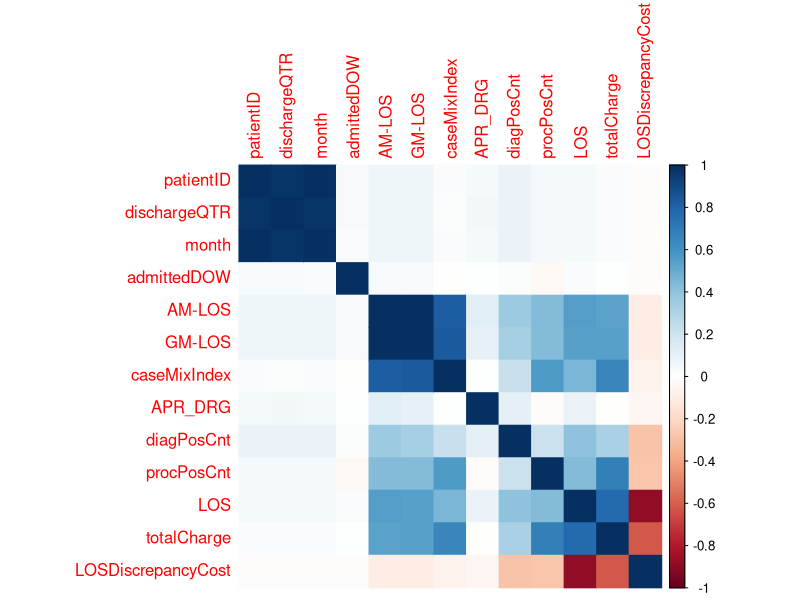

This chart was generated by the following R code:
library(dplyr)
library(tidyr)
library(ggplot2)
library(readr)
library(car)
library(corrplot)

# Load the data
df_los <- read_csv('./data/los_cleaned.csv')

# Trim spaces in column names
colnames(df_los) <- trimws(colnames(df_los))
print(colnames(df_los))

# Display first few rows
head(df_los)

# Initial transformations and calculations
df_los <- df_los %>%
  mutate(LOSDiscrepancyCost = -(LOS - `GM-LOS`) * 1000) %>%
  filter(riskOfMortality != '0-Ungroupable', !is.na(LOSDiscrepancyCost)) %>%
  mutate(principalProcedure = na_if(principalProcedure, '-')) %>%
  drop_na()

# Check for multicollinearity in numeric variables
numeric_vars <- df_los %>% select_if(is.numeric)
cor_matrix <- cor(na.omit(numeric_vars))
corrplot(cor_matrix, method = "color")

# Preparing data with reference categories for factors
regress_me <- df_los %>%
  select(patientID, admitType, admittedDOW, ageGroup, race, severity, LOSDiscrepancyCost) %>%
  mutate(
    admitType = factor(admitType, levels = c("Elective", "Emergency", "Urgent")),
    admittedDOW = factor(admittedDOW, levels = c("Sunday", "Monday", "Tuesday", "Wednesday", "Thursday", "Friday", "Saturday")),
    ageGroup = factor(ageGroup, levels = c("0-18", "19-35", "36-55", "56-75", "76+")),
    race = factor(race, levels = c("White", "Black", "Asian", "Other")),
    severity = factor(severity, levels = c("Minor", "Moderate", "Major", "Extreme"))
  ) %>%
  drop_na()

# Diagnostic checks
print(levels(regress_me$admitType))
print(levels(regress_me$admittedDOW))
print(levels(regress_me$ageGroup))
print(levels(regress_me$race))
print(levels(regress_me$severity))
print(nrow(regress_me))

# Inspect data consistency post-filtering
table(df_los$admittedDOW)
table(df_los$ageGroup)
table(df_los$race)
table(df_los$severity)

# Check if there is any data left to model
if(nrow(regress_me) > 0) {
  # Fit the simplified linear model
  simple_model <- lm(LOSDiscrepancyCost ~ admitType + admittedDOW + ageGroup + race + severity, data = regress_me)
  summary(simple_model)
  
  # Check for multicollinearity with VIF
  vif_values <- vif(simple_model)
  print(vif_values)
} else {
  print("No data available to fit the model. Please adjust your filtering criteria.")
}

